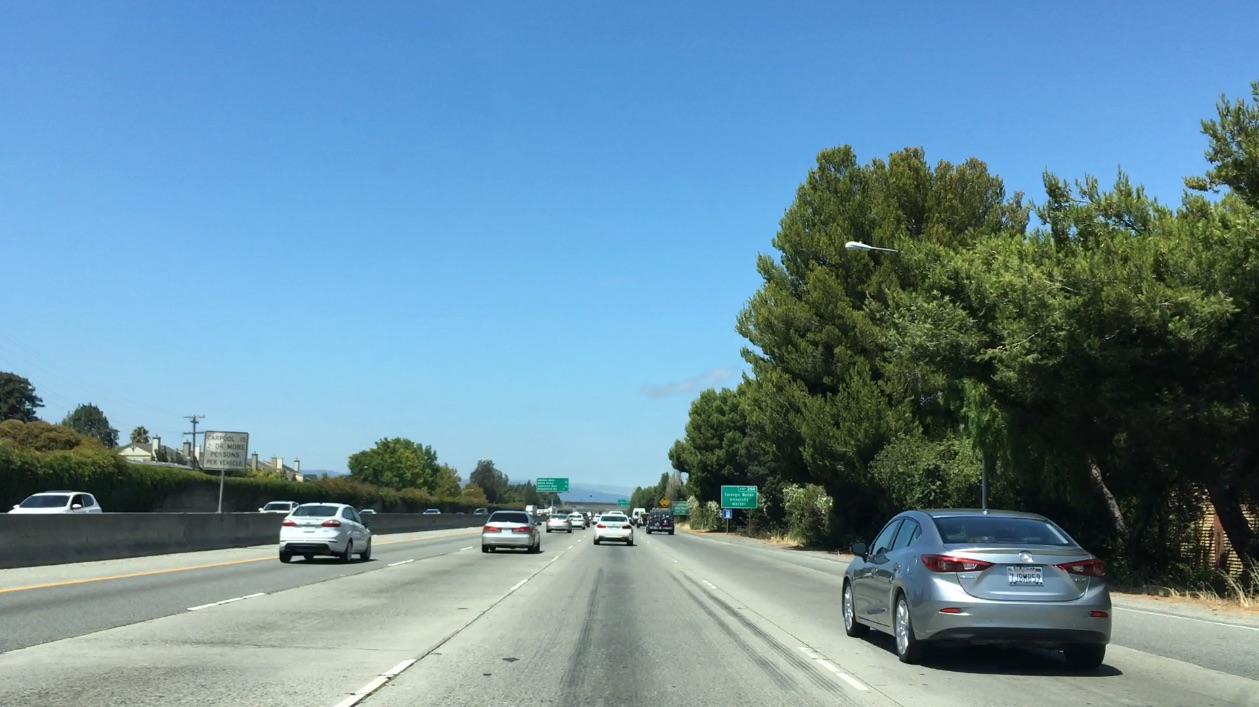
#> input picture CarND-Vehicle-Detection/bbox-example-image.jpg, 1259 x 707 px
$ jupyter execute --allow-errors VehicleDetectionLecture.ipynb   (shell and % lines are left out)   (older library calls are emulated)
#> lines starting #> are read from the running program, lines starting #| are printed output that depends on the picture; after the words box and inside, x2 and y2 are one past the last pixel; in counts of white or black regions, pixels touching at a corner belong together
[cell 1]
import numpy as np
import cv2
import matplotlib.pyplot as plt
import matplotlib.image as mpimg


image = mpimg.imread('bbox-example-image.jpg')
#> image is the input picture: shape (707, 1259, 3); mean R, G, B 104.8, 141, 158.4

# Define a function that takes an image, a list of bounding boxes,
# and optional color tuple and line thickness as inputs
# then draws boxes in that color on the output

def draw_boxes(img, bboxes, color=(0, 0, 255), thick=6):
    # make a copy of the image
#> called with color = (0, 0, 255), thick = 6
    draw_img = np.copy(img)

    for bbox in bboxes:
        (x1, y1), (x2, y2) = bbox
        cv2.rectangle(draw_img, (x1, y1), (x2, y2), color, thick)
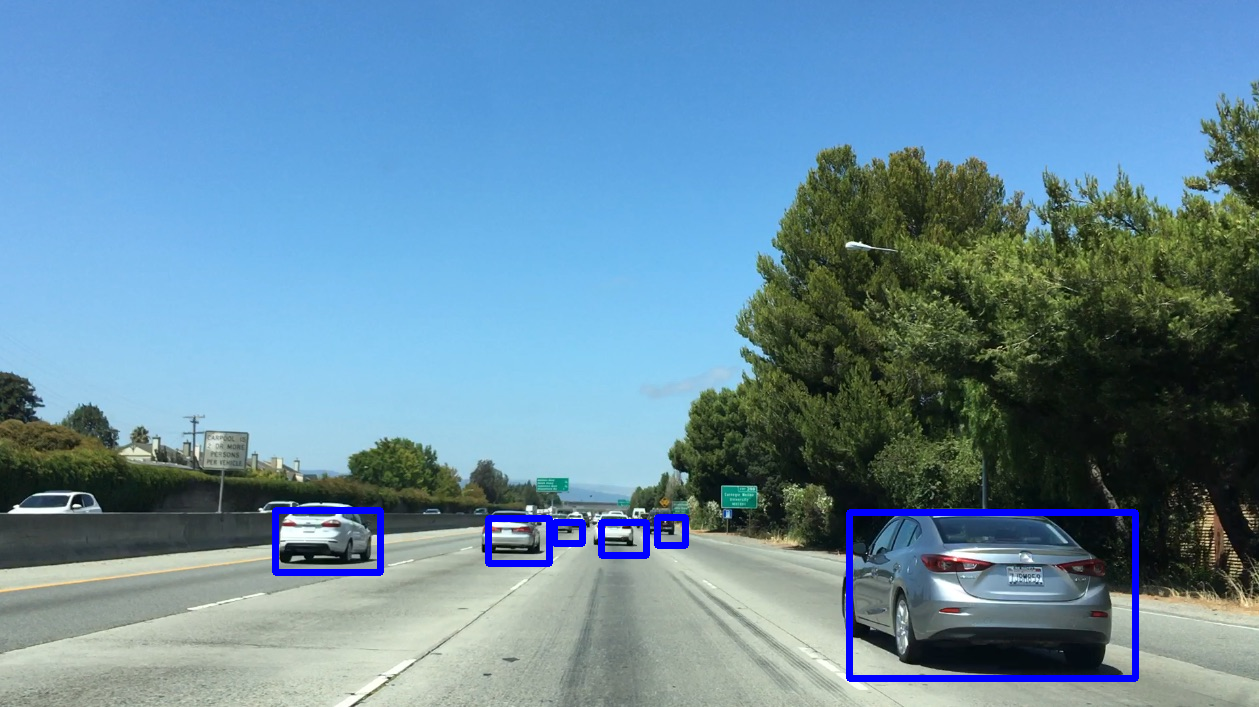
#> draw_img: shape (707, 1259, 3); 1.41% of pixels changed, all inside (x1, y1, x2, y2) = (272, 507, 1139, 682)


    # draw each bounding box on your image copy using cv2.rectangle()
    # return the image copy with boxes drawn
    return draw_img # Change this line to return image copy with boxes
# Add bounding boxes in this format, these are just example coordinates.
bboxes = [
        ((275, 572),(380, 510)),
        ((488, 563), (549, 518)),
        ((554, 543), (582, 522)),
        ((601, 555), (646, 522)),
        ((657, 545), (685, 517)),
        ((849, 678), (1135, 512))]

result = draw_boxes(image, bboxes)
plt.imshow(result)

[cell 2]
import numpy as np
import cv2
import matplotlib.pyplot as plt
import matplotlib.image as mpimg

image = mpimg.imread('bbox-example-image.jpg')
#image = mpimg.imread('temp-matching-example-2.jpg')
templist = [
    'cutout1.jpg',
    'cutout2.jpg',
    'cutout3.jpg',
    'cutout4.jpg',
    'cutout5.jpg',
    'cutout6.jpg']

templist = ['cutouts/' + file for file in templist]

# Here is your draw_boxes function from the previous exercise
# [9 lines left out: function draw_boxes, not called in this run]


# Define a function that takes an image and a list of templates as inputs
# then searches the image and returns the a list of bounding boxes
# for matched templates
def find_matches(img, template_list):
    # Make a copy of the image to draw on
    # Define an empty list to take bbox coords
    bbox_list = []
    # Iterate through template list
    # Read in templates one by one
    # Use cv2.matchTemplate() to search the image
    #     using whichever of the OpenCV search methods you prefer
    # Use cv2.minMaxLoc() to extract the location of the best match
    # Determine bounding box corners for the match
    # Return the list of bounding boxes

    for file in template_list:
        method =  cv2.TM_SQDIFF_NORMED
#> method = 1
        template = mpimg.imread(file)
        res = cv2.matchTemplate(img,template,method)
        min_val, max_val, min_loc, max_loc = cv2.minMaxLoc(res)

        top_left = max_loc
        h,w,_ = template.shape

        if method in [cv2.TM_SQDIFF, cv2.TM_SQDIFF_NORMED]:
            top_left = min_loc
        else:
            top_left = max_loc

        bottom_right = (top_left[0] + w, top_left[1] + h)

        bbox_list.append((top_left,bottom_right))

    return bbox_list

#> (the rest of this cell did not finish here and is left out)

[cell 3]
import numpy as np
import cv2
import matplotlib.pyplot as plt
import matplotlib.image as mpimg

#> (the rest of this cell did not finish here and is left out)

[cell 4]
import cv2
import numpy as np
import matplotlib.pyplot as plt
from mpl_toolkits.mplot3d import Axes3D

# [27 lines left out: function plot3d, not called in this run]


# Read a color image
original_img = cv2.imread("colors/31.png")
img = np.copy(original_img)

# Select a small fraction of pixels to plot by subsampling it
#> (the rest of this cell did not finish here and is left out)

[cell 5]
import numpy as np
import cv2
import matplotlib.pyplot as plt
import matplotlib.image as mpimg

# Read in an image
# You can also read cutout2, 3, 4 etc. to see other examples
#> (the rest of this cell did not finish here and is left out)

[cell 6]
import matplotlib.image as mpimg
import matplotlib.pyplot as plt
import numpy as np
import cv2
import glob
from skimage.feature import hog


# [31 lines left out: function get_hog_features, not called in this run]


images = glob.glob('data/*smallset/*/*.jpeg')
#> images = []

cars = []
notcars = []

for image in images:
    if 'image' in image or 'extra' in image:
        notcars.append(image)
    else:
        cars.append(image)
#> this loop made 0 passes
#> after the loop, cars = []; notcars = []


#> (the rest of this cell did not finish here and is left out)

[cell 7]
import numpy as np
import cv2
import matplotlib.pyplot as plt
import matplotlib.image as mpimg
from sklearn.preprocessing import StandardScaler
import glob

# Define a function to compute binned color features
# [16 lines left out: functions bin_spatial, color_hist, not called in this run]

###### TODO ###########
# Define a function to extract features from a list of images
# Have this function call bin_spatial() and color_hist()
def extract_features(imgs, cspace='RGB', spatial_size=(32, 32),
                        hist_bins=32, hist_range=(0, 256)):
    # Create a list to append feature vectors to
    features = []
    for file in imgs:
        img = mpimg.imread(file)
        if cspace != 'RGB':
            if cspace == 'HSV':
                feature_image = cv2.cvtColor(img, cv2.COLOR_RGB2HSV)
            elif cspace == 'LUV':
                feature_image = cv2.cvtColor(img, cv2.COLOR_RGB2LUV)
            elif cspace == 'HLS':
                feature_image = cv2.cvtColor(img, cv2.COLOR_RGB2HLS)
            elif cspace == 'YUV':
                feature_image = cv2.cvtColor(img, cv2.COLOR_RGB2YUV)
            elif cspace == 'YCrCb':
                feature_image = cv2.cvtColor(img, cv2.COLOR_RGB2YCrCb)
        else: feature_image = np.copy(img)

        spatial_features = bin_spatial(feature_image, size = spatial_size)

        hist_features = color_hist(feature_image, nbins=hist_bins, bins_range=hist_range)

        concatenated_features = np.concatenate((spatial_features, hist_features))

        features.append(concatenated_features)

    # Iterate through the list of images
        # Read in each one by one
        # apply color conversion if other than 'RGB'
        # Apply bin_spatial() to get spatial color features
        # Apply color_hist() to get color histogram features
        # Append the new feature vector to the features list
    # Return list of feature vectors
    return features

images = glob.glob('data/*smallset/*/*.jpeg')
cars = []
notcars = []
for image in images:
    if 'image' in image or 'extra' in image:
        notcars.append(image)
    else:
        cars.append(image)

car_features = extract_features(cars, cspace='RGB', spatial_size=(32, 32),
                        hist_bins=32, hist_range=(0, 256))
#> car_features = []
notcar_features = extract_features(notcars, cspace='RGB', spatial_size=(32, 32),
                        hist_bins=32, hist_range=(0, 256))
#> notcar_features = []

if len(car_features) > 0:
    # Create an array stack of feature vectors
    X = np.vstack((car_features, notcar_features)).astype(np.float64)

    # Fit a per-column scaler
    X_scaler = StandardScaler().fit(X)
    # Apply the scaler to X
    scaled_X = X_scaler.transform(X)
    car_ind = np.random.randint(0, len(cars))
    # Plot an example of raw and scaled features
    fig = plt.figure(figsize=(12,4))
    plt.subplot(131)
    plt.imshow(mpimg.imread(cars[car_ind]))
    plt.title('Original Image')
    plt.subplot(132)
    plt.plot(X[car_ind])
    plt.title('Raw Features')
    plt.subplot(133)
    plt.plot(scaled_X[car_ind])
    plt.title('Normalized Features')
    fig.tight_layout()
else:
    print('Your function only returns empty feature vectors...')

[cell 8]
from sklearn.model_selection import train_test_split
from sklearn.svm import LinearSVC

images = glob.glob('data/*smallset/*/*.jpeg')
cars = []
notcars = []

for image in images:
    if 'image' in image or 'extra' in image:
        notcars.append(image)
    else:
        cars.append(image)

spatial = 16
histbin = 64

car_features = extract_features(cars, cspace='RGB', spatial_size=(spatial, spatial),
                        hist_bins=histbin, hist_range=(0, 256))

notcar_features = extract_features(notcars, cspace='RGB', spatial_size=(spatial, spatial),
                        hist_bins=histbin, hist_range=(0, 256))

y = np.hstack((np.ones(len(car_features)),
              np.zeros(len(notcar_features))))
#> y = empty array

X = np.vstack((car_features, notcar_features)).astype(np.float64)
#> X = empty array
# Fit a per-column scaler
#> (the rest of this cell did not finish here and is left out)

[cell 9]
from sklearn.model_selection import train_test_split
from sklearn.svm import LinearSVC

images = glob.glob('data/*smallset/*/*.jpeg')
cars = []
notcars = []

for image in images:
    if 'image' in image or 'extra' in image:
        notcars.append(image)
    else:
        cars.append(image)


def extract_features(
        imgs,
        cspace='RGB',
        orient=9,
        pix_per_cell=8,
        cell_per_block=2,
        hog_channel=0):
    # Create a list to append feature vectors to
    features = []

    for file in imgs:
        img = mpimg.imread(file)
        if cspace != 'RGB':
            if cspace == 'HSV':
                feature_image = cv2.cvtColor(img, cv2.COLOR_RGB2HSV)
            elif cspace == 'LUV':
                feature_image = cv2.cvtColor(img, cv2.COLOR_RGB2LUV)
            elif cspace == 'HLS':
                feature_image = cv2.cvtColor(img, cv2.COLOR_RGB2HLS)
            elif cspace == 'YUV':
                feature_image = cv2.cvtColor(img, cv2.COLOR_RGB2YUV)
            elif cspace == 'YCrCb':
                feature_image = cv2.cvtColor(img, cv2.COLOR_RGB2YCrCb)
        else: feature_image = np.copy(img)

              # Call get_hog_features() with vis=False, feature_vec=True
        if hog_channel == 'ALL':
            hog_features = []

            for channel in range(feature_image.shape[2]):
                hog_features.append(get_hog_features(
                                        feature_image[:,:,channel],
                                        orient,
                                        pix_per_cell,
                                        cell_per_block,
                                        vis=False,
                                        feature_vec=True))
            hog_features = np.ravel(hog_features)
        else:
            hog_features = get_hog_features(
                            feature_image[:,:,hog_channel],
                            orient,
                            pix_per_cell,
                            cell_per_block,
                            vis=False,
                            feature_vec=True)

        features.append(hog_features)

    return features


colorspace = 'LUV' # Can be RGB, HSV, LUV, HLS, YUV, YCrCb
orient = 9
pix_per_cell = 8
cell_per_block = 2
hog_channel = 'ALL' # Can be 0, 1, 2, or "ALL"


car_features = extract_features(
                        cars,
                        cspace=colorspace,
                        orient=orient,
                        pix_per_cell=pix_per_cell,
                        cell_per_block=cell_per_block,
                        hog_channel=hog_channel)

notcar_features = extract_features(
                        notcars,
                        cspace=colorspace,
                        orient=orient,
                        pix_per_cell=pix_per_cell,
                        cell_per_block=cell_per_block,
                        hog_channel=hog_channel)

y = np.hstack((np.ones(len(car_features)),
              np.zeros(len(notcar_features))))

X = np.vstack((car_features, notcar_features)).astype(np.float64)
# Fit a per-column scaler
#> (the rest of this cell did not finish here and is left out)

[cell 10]
import numpy as np
import cv2
import matplotlib.pyplot as plt
import matplotlib.image as mpimg
import random

image = mpimg.imread('bbox-example-image.jpg')

def component():
  return random.randint(0,255)

# Here is your draw_boxes function from the previous exercise
def draw_boxes(img, bboxes, color=(0, 0, 255), thick=6):
    # Make a copy of the image
    imcopy = np.copy(img)
    # Iterate through the bounding boxes
    for bbox in bboxes:
        # Draw a rectangle given bbox coordinates
        cv2.rectangle(imcopy, bbox[0], bbox[1], (component(),component(),component()), thick)
    # Return the image copy with boxes drawn
    return imcopy


# Define a function that takes an image,
# start and stop positions in both x and y,
# window size (x and y dimensions),
# and overlap fraction (for both x and y)
def slide_window(img, x_start_stop=[None, None], y_start_stop=[None, None],
                    xy_window=(64, 64), xy_overlap=(0.5, 0.5)):
    # If x and/or y start/stop positions not defined, set to image size
    # Compute the span of the region to be searched
    # Compute the number of pixels per step in x/y
    # Compute the number of windows in x/y
    # Initialize a list to append window positions to

    # If x and/or y start/stop positions not defined, set to image size

#> called with xy_window = (128, 128), xy_overlap = (0.7, 0.5)
    x_min = x_start_stop[0] or 0
    y_min = y_start_stop[0] or 0

    x_max = x_start_stop[1] or img.shape[1]
    y_max = y_start_stop[1] or img.shape[0]

    x_offset = np.int(xy_window[0] * (1 - xy_overlap[0]))
    y_offset = np.int(xy_window[1] * (1 - xy_overlap[1]))

    x_width = xy_window[0]
    y_width = xy_window[1]

    window_list = []

    x_start = x_min

    while x_start + x_width <= x_max:

        x_stop = x_start + x_width
        y_start = y_min

        while y_start + y_width <= y_max:
            y_stop = y_start +  y_width

            window_list.append((
                (x_start, y_start),
                (x_stop, y_stop)
            ))

            y_start = y_start + y_offset

        x_start = x_start + x_offset

    return window_list


windows = slide_window(
            image,
            x_start_stop=[None, None],
            y_start_stop=[None, None],
            xy_window=(128, 128),
            xy_overlap=(0.7, 0.5))
#> windows = 300 items

window_img = draw_boxes(image, windows, color=(0, 0, 255), thick=6)
#> the loop in draw_boxes, `for bbox in bboxes:` made 300 passes
#> bbox on passes 1 to 3: ((0, 0), (128, 128)), ((0, 64), (128, 192)), ((0, 128), (128, 256))
#> after the loop in draw_boxes, `for bbox in bboxes:`:
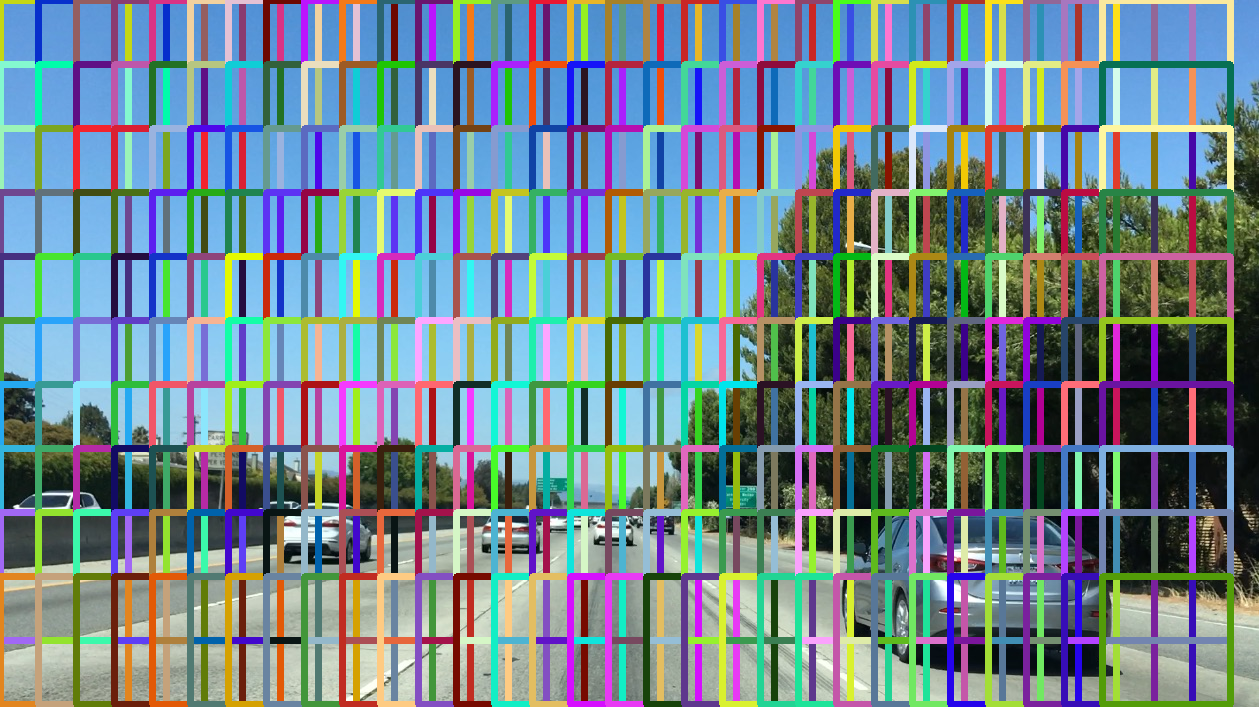
#> imcopy: shape (707, 1259, 3); mean R, G, B 114.1, 133.8, 143

plt.imshow(window_img)

$ run again, with CarND-Vehicle-Detection/examples/HOG_example.jpg copied over CarND-Vehicle-Detection/bbox-example-image.jpg
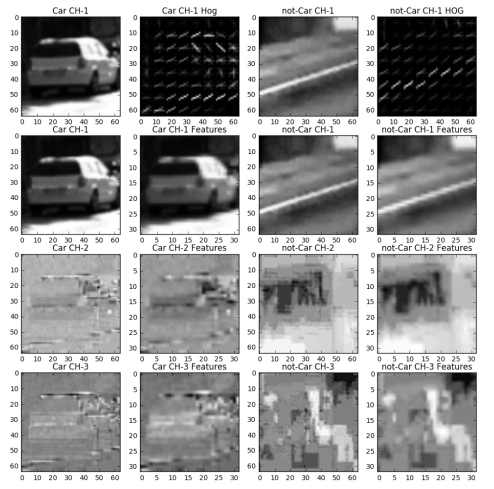
#> input picture CarND-Vehicle-Detection/examples/HOG_example.jpg, 988 x 978 px (shown at 1/2 size)
#> image is the input picture: shape (978, 988, 3); min 0, max 255, mean 154
#> after the loop in draw_boxes, `for bbox in bboxes:`:
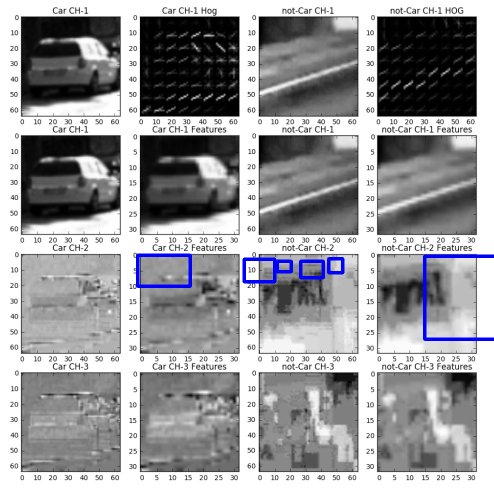
#> draw_img: shape (978, 988, 3) (shown at 1/2 size); 0.97% of pixels changed, all inside (x1, y1, x2, y2) = (272, 507, 988, 682)
#> method = 1
#> images = []
#> y = empty array
#> windows = 322 items
#> the loop in draw_boxes, `for bbox in bboxes:` made 322 passes
#> bbox on passes 1 to 3: ((0, 0), (128, 128)), ((0, 64), (128, 192)), ((0, 128), (128, 256))
#> after the loop in draw_boxes, `for bbox in bboxes:`:
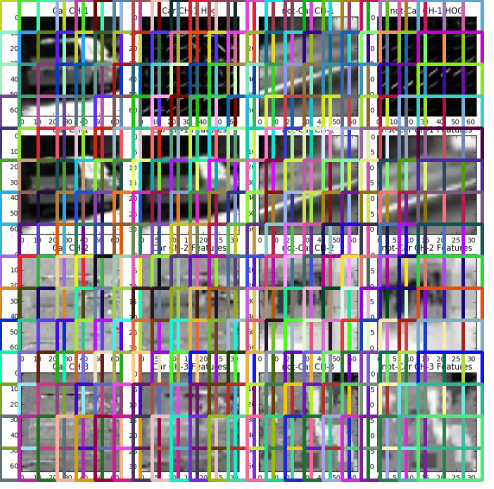
#> imcopy: shape (978, 988, 3) (shown at 1/2 size); mean R, G, B 144, 143.2, 143.7
